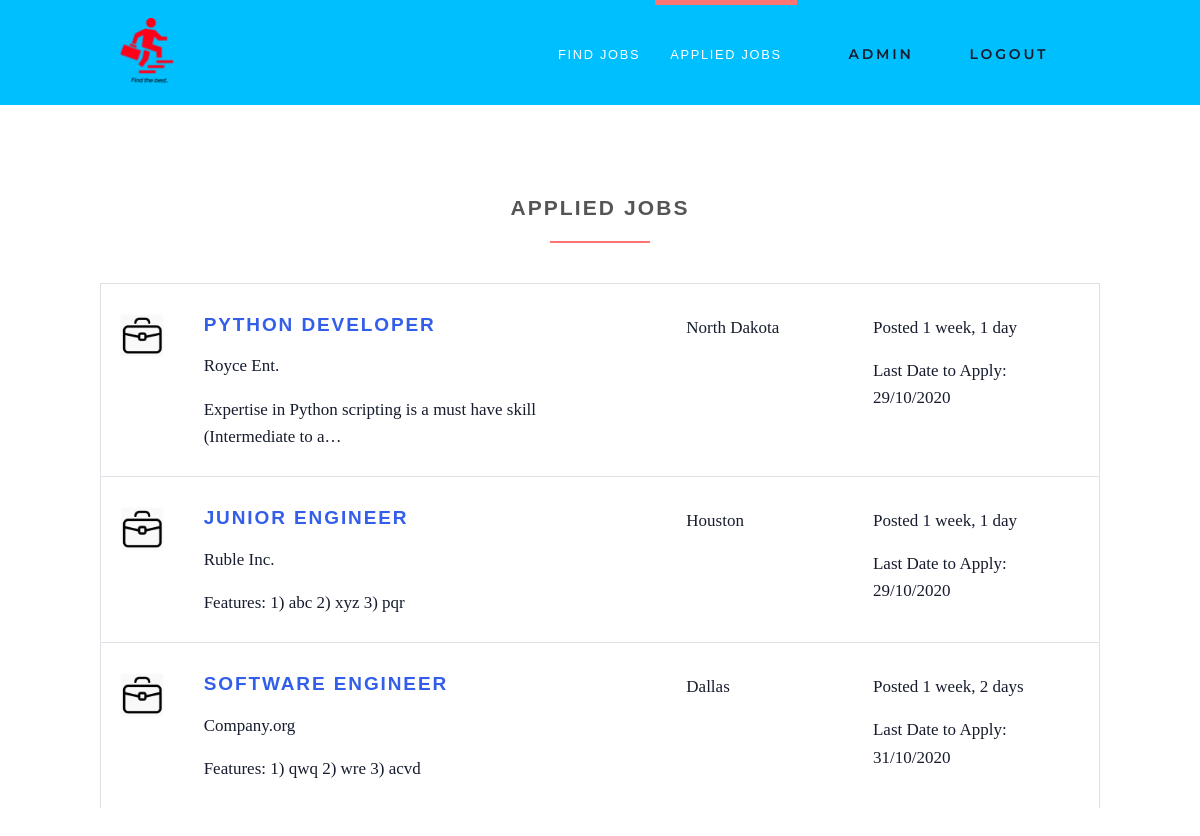
Page /applied-jobs/ (signed in) on the committed database.
### accounts/models.py (models this page shows, shortened)
class User(AbstractUser):
    username = None
    first_name = models.CharField(max_length=20)
    last_name = models.CharField(max_length=20)
    is_employee = models.BooleanField(default=False)
    is_employer = models.BooleanField(default=False)
    user_gender = models.CharField(max_length=10, choices=GENDER_CHOICES, blank=True, null=True)
    user_link = models.CharField(max_length=200, default="")
    user_skills = models.TextField(null=True, default="")
    email = models.EmailField(unique=True, blank=False,
                              error_messages={
                                  'unique': "A profile user with same email already exists in application.",
                              })
    company_name = models.CharField(max_length=20, default="")
    company_address = models.CharField(max_length=30, default="")
    USERNAME_FIELD = "email"
    REQUIRED_FIELDS = []
    objects = UserManagement()

### jobs/models.py (models this page shows, shortened)
class Job(models.Model):
    user = models.ForeignKey(User, on_delete=models.CASCADE)
    job_title = models.CharField(max_length=200)
    job_description = models.TextField()
    job_location = models.CharField(max_length=200)
    type = models.CharField(choices=JOB_TYPE, max_length=20)
    job_category = models.CharField(max_length=100)
    last_date = models.DateTimeField()
    company_name = models.CharField(max_length=100)
    company_description = models.CharField(max_length=300)
    job_website = models.CharField(max_length=200, default="")
    created_at = models.DateTimeField(default=timezone.now)
    filled = models.BooleanField(default=False)
    job_salary = models.BigIntegerField(default=0, blank=True)

### jobs/views/employee/views.py (the view)
# urls.py: path('applied-jobs/', AppliedJobs.as_view(), name='applied-jobs'),
class AppliedJobs(LoginRequiredMixin, IsUserEmployee, View):
    model = Applicant
    def get(self, request):
        if request.user.is_employee:
            apps = self.model.objects.filter(user=self.request.user)
            jobs = []
            for job in apps:
                jobs.append(job.job)
            return render(request, 'accounts/employee/applied-jobs.html',{'jobs':jobs, 'applied_active':'active'})
        else:
            return redirect('jobs:landing')

### jobs/views/employer/views.py (called while the page is built)
    def test_func(self):
        return self.request.user.is_employee

### templates/accounts/employee/applied-jobs.html (shortened to what this page needs)
{% extends 'base.html' %}
{% load static %}
{% block content %}
<section class="mt-0">
    <div class="container">
        <h3 class="heading ml-0">Applied Jobs</h3>
        {% for job in jobs %}
            <div class="job-listing  ">
                <div class="row">
                    <div class="col-md-12 col-lg-6">
                        <div class="row">
                            <div class="col-2">
                                <img src="{% static 'img/job.png' %}"
                                     alt="Ipsioou " class="img-fluid">
                            </div>
                            <div class="col-10">
                                <h4 class="job__title">
                                        <a href="{%url 'jobs:job-details' job.id%}">{{ job.job_title }}</a></h4>
                                <p class="job__company">
                                    {{ job.company_name }}
                                </p>
                                <p>
                                    {{ job.job_description|truncatechars:70 }}
                                </p>
                            </div>
                        </div>
                    </div>
                    <div class="col-10 col-md-3 col-lg-2 ml-auto"><i class="fa fa-map-marker job__location"></i>
                        {{ job.job_location }}
                    </div>
                    <div class="col-10 col-md-3 col-lg-3 ml-auto">
                        <p>Posted {{ job.created_at|timesince }}</p>
                        <p>Last Date to Apply: {{job.last_date|date:'d/m/Y'}}</p>
                    </div>
                </div>
            </div>
        {% endfor %}
    </div>
</section>
{% endblock %}

### templates/base.html (shortened to what this page needs)
{% load static %}
<!DOCTYPE html>
<html>
<head>
    <link rel="stylesheet"
          href="{% static 'vendor/bootstrap/css/bootstrap.min.css' %}">
    <link rel="stylesheet"
          href="{% static 'vendor/font-awesome/css/font-awesome.min.css' %}">
    <link rel="stylesheet"
          href="{% static 'vendor/owl.carousel/assets/owl.carousel.css' %}">
    <link rel="stylesheet"
          href="{% static 'vendor/owl.carousel/assets/owl.theme.default.css' %}">
    <link rel="stylesheet" href="{% static 'css/style.default.css' %}"
          id="theme-stylesheet">
    <link rel="stylesheet" href="{% static 'css/theme.min.css' %}">
    <link rel="stylesheet" href="{% static 'css/custom.css' %}">
</head>
<body>
<header class="header">
    <nav class="navbar navbar-expand-lg">
        <div class="container">
            <a href="/" class="navbar-brand">
                <img src="{% static 'img/jobhub.png' %}" alt="logo" class="d-none d-lg-block img-logo">
            </a>
            <div id="navbarSupportedContent" class="collapse navbar-collapse">
                <ul class="navbar-nav ml-auto">
                    {% if request.user.is_authenticated %}
                        {% if request.user.is_employee %}
                            <li class="nav-item {{find_active}}">
                                <a href="{% url 'jobs:search-jobs' %}" class="nav-link">Find Jobs<span class="sr-only">(current)</span></a>
                            </li>
                            <li class="nav-item {{applied_active}}">
                                <a href="{%url 'jobs:applied-jobs'%}" class="nav-link">Applied Jobs<span class="sr-only">(current)</span></a>
                            </li>
                        {% endif %}
                        <li class="nav-item" style="color: #fff">
                            <a href="#" class="btn navbar-btn  mb-5 mb-lg-0">
                                    <i class="fa fa-user"></i>{{ request.user.first_name }}
                            </a>
                        </li>
                        <li class="nav-item" style="color: #fff">
                             <a href="{% url 'accounts:logout' %}" class="btn navbar-btn  mb-5 mb-lg-0">Logout<i class="fa fa-sign-out"></i></a>
                        </li>
                    {% endif %}
                </ul>
            </div>
        </div>
    </nav>
</header>
<div>
    {% block content %} {% endblock %}
</div>
</body>
</html>

### static/css/style.default.css (style rules this page uses)
html { height:100% }
body { height:100% }
header { z-index:1000 }
section { position:relative;padding-top:90px;padding-bottom:90px }
.heading { text-align:center;margin-bottom:40px }
.heading:after { content:" ";display:block;width:100px;height:2px;margin:20px auto 20px;background:#ff7473 }
a,button { -webkit-transition:all .2s ease-out;transition:all .2s ease-out }
a i.fa,button i.fa { margin:0 5px }
.header { width:100% }
.navbar { text-transform:uppercase;letter-spacing:0.1em;background:#746EA9;padding-top:0 !important;padding-bottom:0 !important }
.navbar a { font-family:"Montserrat",Helvetica,Arial,sans-serif }
.navbar ul.navbar-nav>li>a:not(.navbar-btn) { color:#fff;font-weight:300;font-family:"Montserrat",Helvetica,Arial,sans-serif;font-size:0.8rem }
@media (min-width: 992px) { .navbar ul.navbar-nav>li>a:not(.navbar-btn) { border-top:5px solid transparent;padding:40px 15px !important;color:#fff;font-weight:300 } }
@media (min-width: 992px) { .navbar ul.navbar-nav>li.active>a,.navbar ul.navbar-nav>li.show>a { text-decoration:none !important;border-top-color:#ff7473;color:#ff7473 } }
@media (min-width: 992px) { .navbar ul.navbar-nav>li>a.navbar-btn { margin:32px 15px !important;-webkit-transform:translateY(4px);transform:translateY(4px) } }
.job-listing { border:solid 1px #dee2e6;border-bottom:none;padding-top:30px;padding-bottom:10px;padding-left:19px;padding-right:15px;clear:both;-webkit-transition:all .2s ease-out;transition:all .2s ease-out }
.job__title { margin-top:0 }
.job__location { margin-right:5px;color:#868e96 }
.navbar { padding:.5rem 1rem }
.navbar-brand { display:inline-block;padding-top:.33594rem;padding-bottom:.33594rem;margin-right:1rem;font-size:1.09375rem }
.btn { font-weight:700;font-family:"Montserrat",Helvetica,Arial,sans-serif;border:1px solid transparent;text-transform:uppercase;letter-spacing:0.2em;padding:.375rem .75rem;font-size:.875rem;line-height:1.5;border-radius:0;-webkit-transition:background-color 0.15s ease-in-out,border-color 0.15s ease-in-out,-webkit-box-shadow 0.15s ease-in-out;transition:background-color 0.15s ease-in-out,border-color 0.15s ease-in-out,-webkit-box-shadow 0.15s ease-in-out;transition:background-color 0.15s ease-in-out,border-color 0.15s ease-in-out,box-shadow 0.15s ease-in-out;transition:background-color 0.15s ease-in-out,border-color 0.15s ease-in-out,box-shadow 0.15s ease-in-out,-webkit-box-shadow 0.15s ease-in-out }
body { font-family:"Roboto",Helvetica,Arial,sans-serif;font-size:.875rem;font-weight:400;line-height:1.5;color:#555;background-color:#fff }
a { color:#ff7473;text-decoration:none }
h1,h2,h3,h4,h5,h6,.h1,.h2,.h3,.h4,.box-simple h3,.box-image .name h3,.box-image-text .top .name h3,.box-image-text .top .name h4,.h5,.h6 { margin-bottom:1rem;font-family:"Montserrat",Helvetica,Arial,sans-serif;font-weight:700;line-height:1.2;color:#555;text-transform:uppercase;letter-spacing:0.1em }
h3,.h3 { font-size:1.4875rem }
h4,.h4,.box-simple h3,.box-image .name h3,.box-image-text .top .name h3,.box-image-text .top .name h4 { font-size:1.0675rem }

### static/css/custom.css (style rules this page uses)
h1, h2, h3, h4, h5, h6, .h1, .h2, .h3, .h4, .box-simple h3, .box-image .name h3, .box-image-text .top .name h3, .box-image-text .top .name h4, .h5, .h6 { margin-bottom: 1rem; font-family: "avenir", Helvetica, Arial,sans-serif; font-weight: 700; line-height: 1.2; color: #555; letter-spacing: 0.1em; }
.navbar ul.navbar-nav>li>a:not(.navbar-btn) { color: #fff; font-weight: 300; font-family: "avenir",Helvetica,Arial,sans-serif; font-size: 0.8rem; }
.navbar { text-transform: uppercase; letter-spacing: 0.1em; background: deepskyblue; padding-top: 0 !important; padding-bottom: 0 !important; }
.btn { padding: .375rem .75rem; font-size: .875rem; }
.img-logo { height: 70px; }

### rows in the picture
User: user.first_name "ADMIN"
Job: job_title "PYTHON DEVELOPER", company_name "Royce Ent.", job_description "Expertise in Python scripting is a must have skill (Intermediate to a…", job_location "North Dakota", created_at "1 week, 1 day", last_date "29/10/2020"
Job: job_title "JUNIOR ENGINEER", company_name "Ruble Inc.", job_description "Features: 1) abc 2) xyz 3) pqr", job_location "Houston", created_at "1 week, 1 day", last_date "29/10/2020"
Job: job_title "SOFTWARE ENGINEER", company_name "Company.org", job_description "Features: 1) qwq 2) wre 3) acvd", job_location "Dallas", created_at "1 week, 2 days", last_date "31/10/2020"
